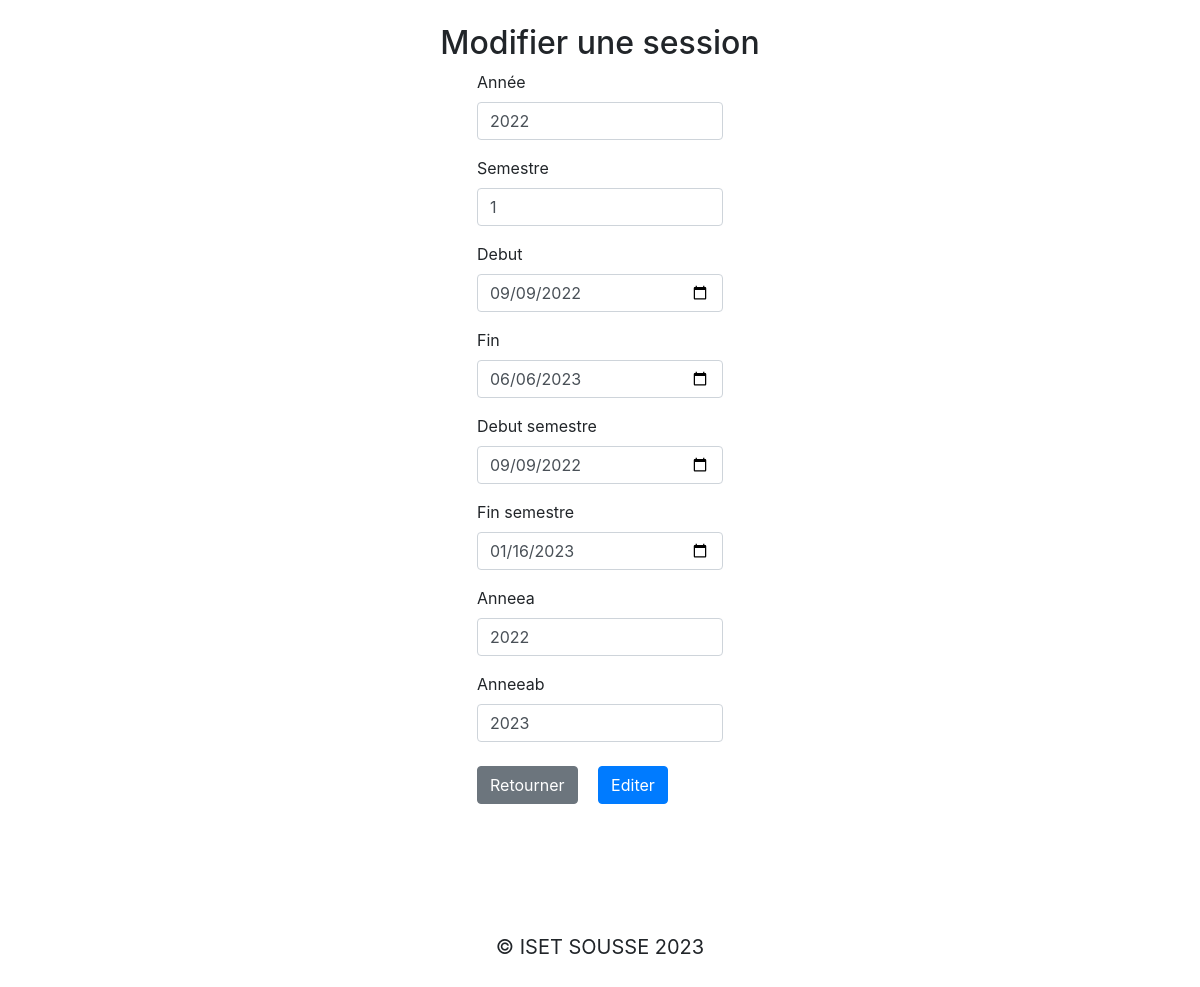
Page /edit.php?id=102 on the committed database.
### tables this page shows
CREATE TABLE `session` (
  `Numero` int(11) NOT NULL,
  `Annee` char(5) NOT NULL,
  `Sem` char(1) NOT NULL,
  `SemAb` char(1) DEFAULT NULL,
  `Debut` date DEFAULT NULL,
  `Fin` date DEFAULT NULL,
  `Debsem` date DEFAULT NULL,
  `Finsem` date DEFAULT NULL,
  `Annea` char(5) DEFAULT NULL,
  `Anneab` char(5) DEFAULT NULL
);

### lib/template.php (called while the page is built, shortened)
<?php class Template
{
    protected $template;
    public function __construct($template)
    {
        $this->template = $template;
    }
    public function __toString()
    {
        include basename($this->template);
        return ob_get_clean();
    }
}

### config/init.php (called while the page is built, shortened)
<?php
function my_autoload_register ($class_name) {
    $filename = 'lib/' .$class_name. '.php';
}

### lib/database.php (called while the page is built, shortened)
<?php
class Database
{
  private $host = DB_HOST;
  private $user = DB_USER;
  private $pass = DB_PASS;
  private $dbname = DB_NAME;
  private $dbh;
  private $stmt;
  public function __construct()
  {
    $dsn = 'mysql:host=' . $this->host . ';dbname=' . $this->dbname;
    $options = array(
      PDO::ATTR_PERSISTENT => true,
      PDO::ATTR_ERRMODE => PDO::ERRMODE_EXCEPTION
    );
    try {
      $this->dbh = new PDO($dsn, $this->user, $this->pass, $options);
    } catch (PDOException $e) {
      $this->error = $e->getMessage();
    }
  }
  public function query($query)
  {
    $this->stmt = $this->dbh->prepare($query);
  }
  public function bind($param, $value, $type = null)
  {
    if (is_null($type)) {
      switch (true) {
        default:
          $type = PDO::PARAM_STR;
      }
    }
    $this->stmt->bindValue($param, $value, $type);
  }
  public function execute()
  {
    return $this->stmt->execute();
  }
  public function single()
  {
    $this->execute();
    return $this->stmt->fetch(PDO::FETCH_OBJ);
  }
}

### lib/Session.php (called while the page is built, shortened)
<?php
class Session
{
    private $db;
    public function __construct()
    {
        $this->db = new Database;
    }
    public function getAllSessions()
    {
        $this->db->query("SELECT * FROM session");
        $results = $this->db->resultSet();
        return $results;
    }
    public function getSession($Numero)
    {
        $this->db->query("SELECT * FROM session WHERE Numero = :Numero");
        $this->db->bind(':Numero', $Numero);
        $results = $this->db->single();
        return $results;
    }
}

### templates/session-edit.php (the view, shortened to what this page needs)
<!DOCTYPE html>
<html>
<head>
    <?php
    $urls = array();
    $scripts = array(
        'https://cdn.jsdelivr.net/npm/bootstrap@5.3.0/dist/js/bootstrap.bundle.min.js',
        'https://cdnjs.cloudflare.com/ajax/libs/jspdf/2.5.1/jspdf.umd.min.js',
        'https://code.jquery.com/jquery-3.5.1.slim.min.js',
        'https://cdn.jsdelivr.net/npm/@popperjs/core@2.9.3/dist/umd/popper.min.js',
        'https://stackpath.bootstrapcdn.com/bootstrap/4.5.2/js/bootstrap.min.js'
    );
    $stylesheets = array(
        'https://cdn.jsdelivr.net/npm/bootstrap@5.3.0/dist/css/bootstrap.min.css',
        'https://stackpath.bootstrapcdn.com/bootstrap/4.5.2/css/bootstrap.min.css'
    );
    foreach ($scripts as $script) {
        if (!in_array($script, $urls)) {
            $urls[] = $script;
        }
    }
    foreach ($stylesheets as $stylesheet) {
        if (!in_array($stylesheet, $urls)) {
            echo '<link rel="stylesheet" href="' . $stylesheet . '">' . PHP_EOL;
            $urls[] = $stylesheet;
        }
    }
    ?>
    <link rel="stylesheet" href="https://maxcdn.bootstrapcdn.com/bootstrap/4.5.2/css/bootstrap.min.css">
</head>
<div class="container">
    <div class="row justify-content-center">
        <div class="col-md-6">
            <div class="p-4">
                <h2 class="page-header text-center">Modifier une session</h2>
                <form action="edit.php?id=<?php echo $session->Numero; ?>" method="post" class="mx-auto w-50"
                    onsubmit="{return validateForm()}">
                    <div class="form-group">
                        <label for="Annee">Année</label>
                        <input type="number" min="1992" class="form-control" id="Annee" name="Annee"
                            value="<?php echo $session->Annee; ?>">
                    </div>
                    <div class="form-group">
                        <label for="Sem">Semestre</label>
                        <select class="form-control" id="Sem" name="Sem" value="<?php echo $session->Sem; ?>">
                            <option value="1">1</option>
                        </select>
                    </div>
                    <div class="form-group">
                        <label for="Debut">Debut</label>
                        <input type="date" class="form-control" id="Debut" name="Debut"
                            value="<?php echo $session->Debut; ?>">
                    </div>
                    <div class="form-group">
                        <label for="Fin">Fin</label>
                        <input type="date" class="form-control" id="Fin" name="Fin"
                            value="<?php echo $session->Fin; ?>">
                    </div>
                    <div class="form-group" id="debsemdiv">
                        <label for="Debsem">Debut semestre</label>
                        <input type="date" class="form-control" id="Debsem" name="Debsem"
                            value="<?php echo $session->Debsem; ?>">
                    </div>
                    <div class="form-group" id="finsemdiv">
                        <label for="Finsem">Fin semestre</label>
                        <input type="date" class="form-control" id="Finsem" name="Finsem"
                            value="<?php echo $session->Finsem; ?>">
                    </div>
                    <div class="form-group">
                        <label for="Annea">Anneea</label>
                        <input type="number" min="1992" class="form-control" id="Annea" name="Annea"
                            value="<?php echo $session->Annea; ?>">
                    </div>
                    <div class="form-group">
                        <label for="Anneab">Anneeab</label>
                        <input type="number" min="1992" class="form-control" id="Anneab" name="Anneab"
                            value="<?php echo $session->Anneab; ?>">
                    </div>
                    <a href="index.php" class="btn btn-secondary mr-2">Retourner</a>
                    <input type="submit" class="btn btn-primary m-2" value="Editer" name="submit">
                </form>
            </div>
        </div>
    </div>
</div>
<?php include_once 'inc/footer.php'; ?>

### rows in the picture
session: Annee "2022", Sem "1", Debut "09/09/2022", Fin "06/06/2023", Debsem "09/09/2022", Finsem "01/16/2023", Annea "2022", Anneab "2023"
